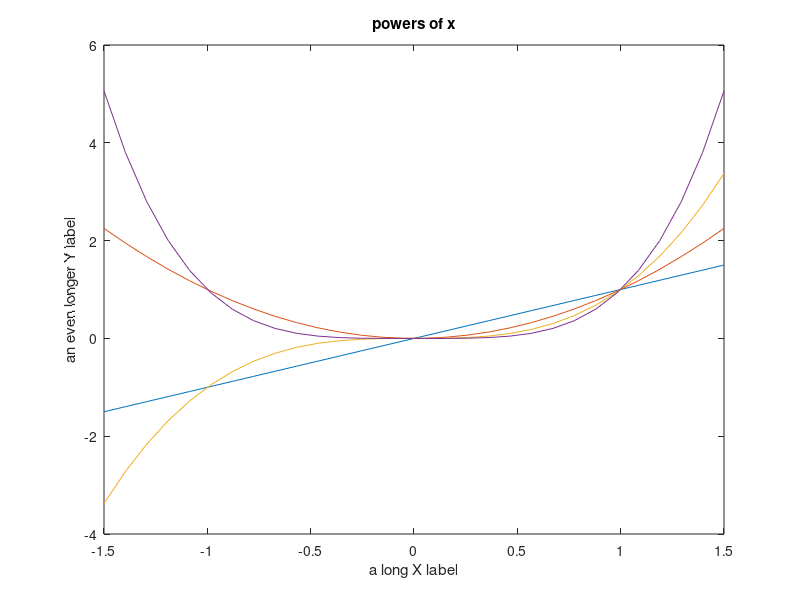

MATLAB code to generate this figure:
% Listing 11-2 - Simple 2-D plots
 clear
 clc
 close all
 x = linspace(-1.5, 1.5, 30);
 y1 = x;
 y2 = x.^2;
 y3 = x.^3;
 y4 = x.^4;
 plot(x,y1)
 hold on
 plot(x,y2)
 plot(x,y3)
 plot(x,y4)
 xlabel('a long X label')
 ylabel('an even longer Y label')
 zlabel('a Z label doesn''t belong here')
 title('powers of x') 
%legend({'1','2','3','4'}, ...
%            'Location','SouthEast')
